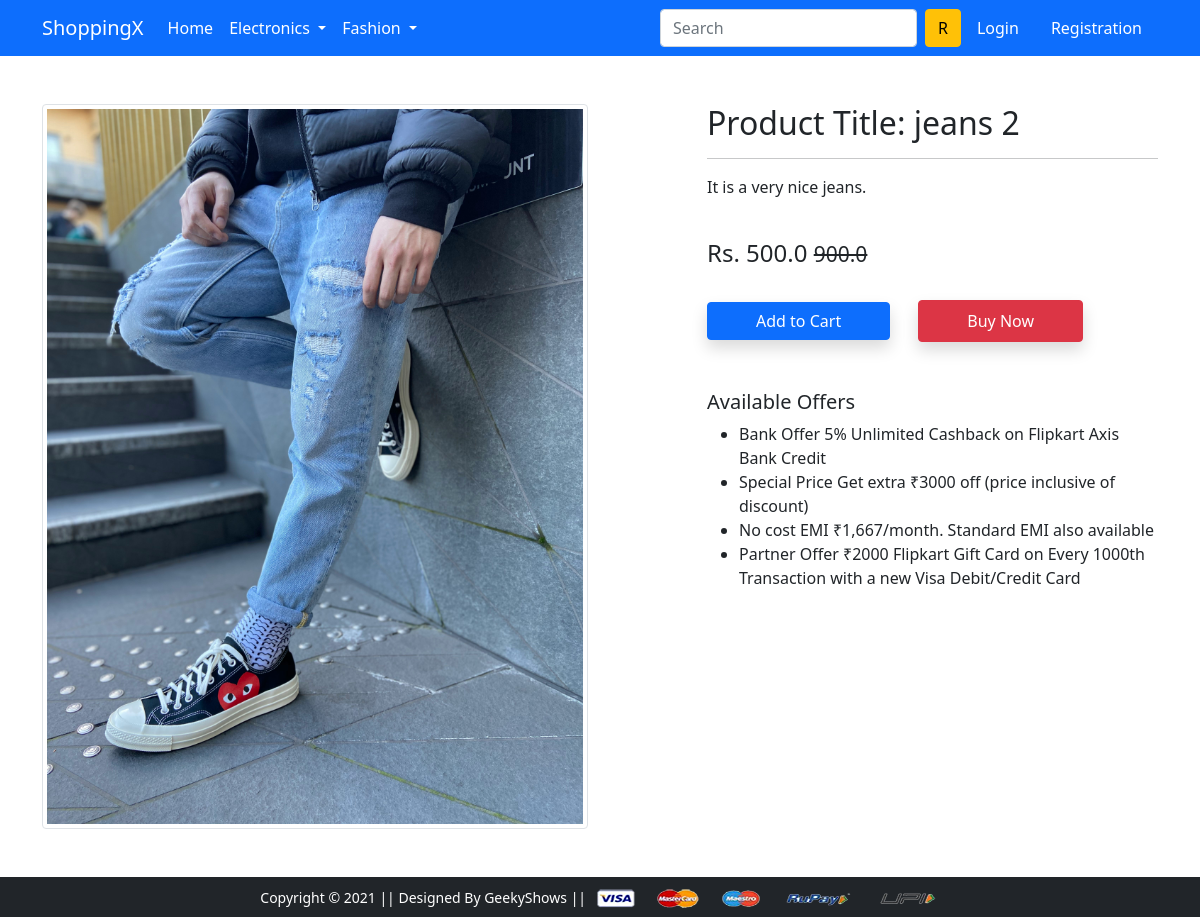
Screenshot of /product-detail/2 with the database file from the repository.
### app/models.py (models this page shows, shortened)
class Product(models.Model):
    title = models.CharField(max_length=100)
    selling_price = models.FloatField()
    discounted_price = models.FloatField()
    description = models.TextField()
    brand = models.CharField(max_length=100)
    category = models.CharField(choices=CATEGORY_CHOICES, max_length=2)
    product_image = models.ImageField(upload_to='productimg')

### app/views.py (the view)
# urls.py: path('product-detail/<int:pk>', views.ProductDetailView.as_view(), name='product-detail'),
class ProductDetailView(View):
 def get(self, request, pk):
  product = Product.objects.get(pk=pk)
  item_already_in_cart = False
  if request.user.is_authenticated:
    item_already_in_cart = Cart.objects.filter(Q(product=product.id) & Q(user=request.user)).exists()
  return render(request, 'app/productdetail.html', {'product': product, 'item_already_in_cart':item_already_in_cart})

### app/templates/app/productdetail.html (shortened to what this page needs)
{% extends 'app/base.html' %}
{% load static %}
{% block main-content %}
<div class="container my-5">
 <div class="row">
  <div class="col-sm-6 text-center align-self-center">
   <img src="{{product.product_image.url}}" alt="img" class="img-fluid img-thumbnail">
  </div>
  <div class="col-sm-5 offset-sm-1">
   <h2>Product Title: {{product.title}}</h2>
   <hr>
   <p>{{product.description}}</p> <br>
   <h4>Rs. {{product.discounted_price}} <small class="fw-light text-decoration-line-through">{{product.selling_price}}</small></h4> <br>
    {% if not request.user.is_authenticated %}
     <form action="/add-to-cart" class="d-inline">
    <button type="submit" class="btn btn-primary shadow px-5">Add to Cart</button>
   </form>
   {% endif %}
   <a href="{% url 'checkout' %}" class="btn btn-danger shadow px-5 py-2 ms-4">Buy Now</a>
   <h5 class="mt-5">Available Offers</h5>
   <ul>
    <li>Bank Offer 5% Unlimited Cashback on Flipkart Axis Bank Credit</li>
    <li>Special Price Get extra ₹3000 off (price inclusive of discount)</li>
    <li>No cost EMI ₹1,667/month. Standard EMI also available</li>
    <li>Partner Offer ₹2000 Flipkart Gift Card on Every 1000th Transaction with a new Visa Debit/Credit Card</li>
   </ul>
  </div>
 </div>
</div>
{% endblock main-content %}

### rows the page displays
Product: product_image (picture), title "jeans 2", description "It is a very nice jeans.", discounted_price "500.0", selling_price "900.0"
